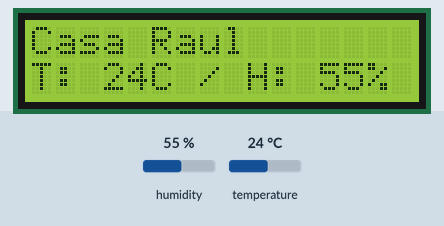
Recording of a sketch running on a simulated Arduino Uno, built with avr-gcc and run on an emulated ATmega328P. Parts: 16×2 character LCD. The test bench sets the inputs (shaded band); at power-on: humidity 55 %, temperature 24 °C.

Above: at 1.2 s.
1.3 s: humidity set to 22 %
At 7.0 s:
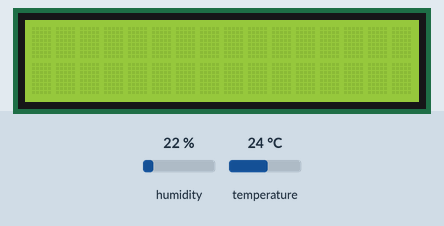
8.6 s: temperature set to 12 °C
At 11.0 s:
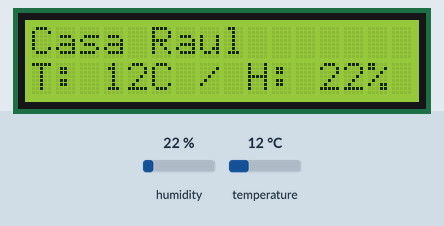
15.2 s: humidity set to 40 %
At 18.1 s:
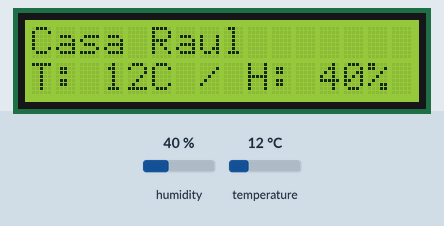
22.3 s: temperature set to 19 °C
At 25.2 s:
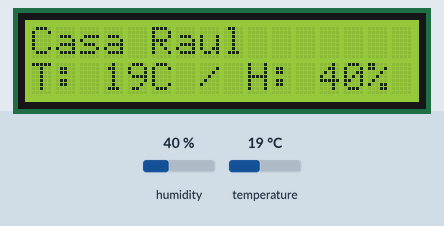
Timing chart, 0 to 26.7 s (numbered marks = the images above; inputs shaded):
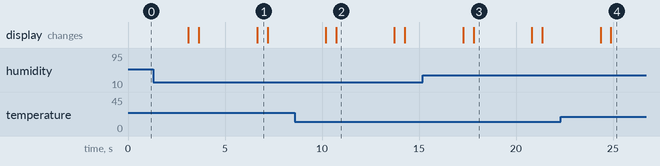

Measured:
- after the input at 1.3 s, the display: first differs from a run without the input after 2.4 s (image 1 shows a later state)
- after the input at 8.6 s, the display: first differs from a run without the input after 2.1 s (image 2)
- after the input at 15.2 s, the display: first differs from a run without the input after 2.6 s (image 3)
- after the input at 22.3 s, the display: first differs from a run without the input after 2.6 s (image 4)
- what the display in image 1 shows lasts 0.5 s, from 6.7 s to 7.2 s
- what the display in image 2 shows lasts 3.0 s, from 10.7 s to 13.7 s

The sketch:

sketch_aug17a.ino
```cpp
/*
                MODIFICADO POR  :{==[=======>>>> ELECTROALL <<<<<=======]==}
                FACEBOOK        : https://web.facebook.com/ELECTROALL.ELECTRONICA/?_rdc=1&_rdr
                PÁGINA WEB      : http://che-charls-electroall.webnode.es/
                TWITTER         : https://twitter.com/ChCharlsELECTRO
                YOUTUBE         : https://www.youtube.com/c/ELECTROALL
                INSTAGRAM       : https://www.instagram.com/_electroall_/
           ___________________________________________________________________
           *** {==[=======> (MANEJO DEL I2C CON PANTALLA LCD) <=======]==}  ***
           ___________________________________________________________________
*/
/*
 Board I2C / TWI pins
Uno       =   A4 (SDA), A5 (SCL)
Mega2560  =   20 (SDA), 21 (SCL)
Leonardo  =   2 (SDA), 3 (SCL)
Due       =   20 (SDA), 21 (SCL), SDA1, SCL1
esta configuracion de estos pines se encuentran dentro de la librería "wire" mas info: https://www.arduino.cc/en/Reference/Wire
 */
#include <LiquidCrystal_I2C.h> //DESCARGAR LIBRERÍA:https://github.com/ELECTROALL/Codigos-arduino/blob/master/LiquidCrystal_I2C.zip
#include <DHT.h>

int SENSOR = 2;
int temp, humedad;

LiquidCrystal_I2C lcd(0x27,16,2);
DHT dht(SENSOR, DHT11);

void setup() {
  //Iniciar pantalla lcd
  lcd.init();
  lcd.backlight();
  lcd.clear();
  lcd.setCursor(0,0);
  lcd.print("Casa Raul");
  //iniciamos sensor temperatura
   dht.begin();
   //Hacemos la primera lectura de temperatura
  humedad = dht.readHumidity();
  temp = dht.readTemperature();
}


void loop() {
  lcd.setCursor(0,1);
  lcd.print("T: ");
  lcd.print(temp);
  lcd.print("C / H: ");
  lcd.print(humedad);
  lcd.print("%");

  lcd.display();
  delay(3000);
  lcd.noDisplay();
  delay(500);
  humedad = dht.readHumidity();
  temp = dht.readTemperature();
}
```
